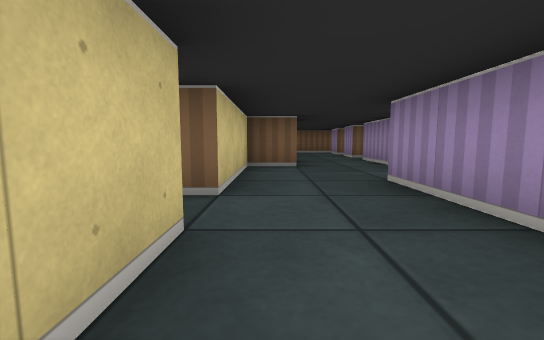
[1] (above)

16 first-person views from a walk through a cub3D maze. The camera is about half as high as the walls, tilts 6° down and sees 90° across. The floor is counted in squares. Each view is taken from the middle of a square. On the plan, view 1 faces up. The plan holds only what a view shows up to about 9 squares ahead; the rest is blank.

[2]
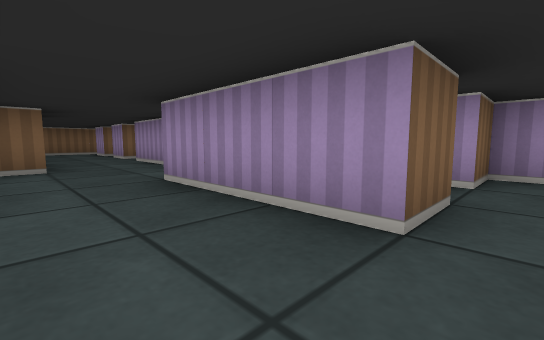

[3]
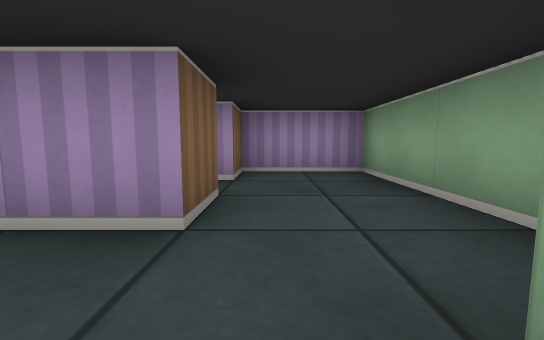

[4]
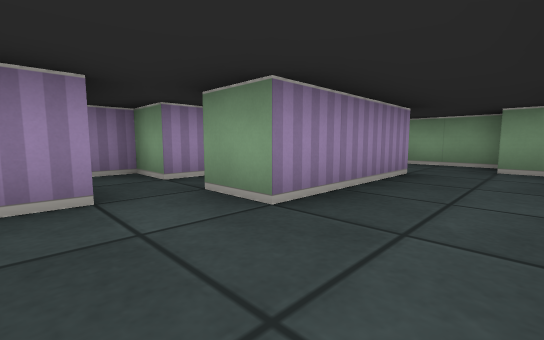

[5]
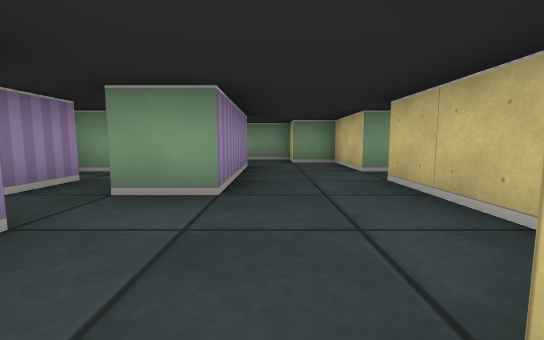

[6]
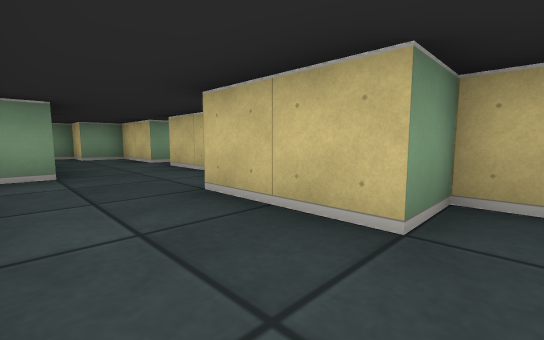

[7]
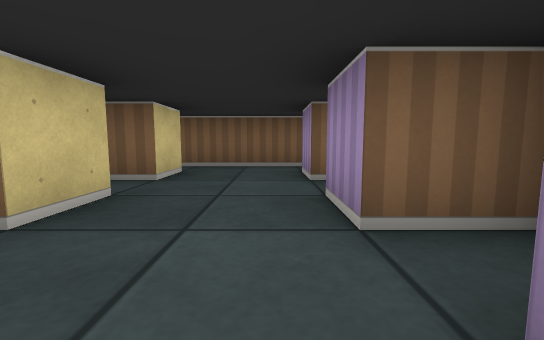

[8]
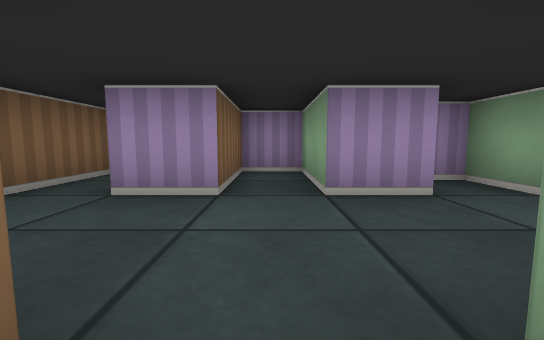

[9]
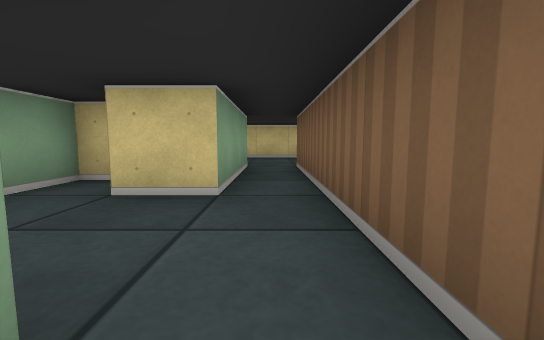

[10]
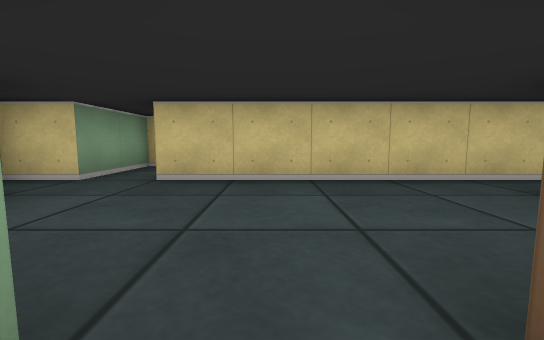

[11]
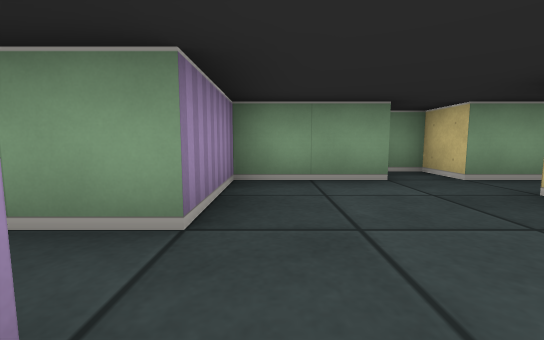

[12]
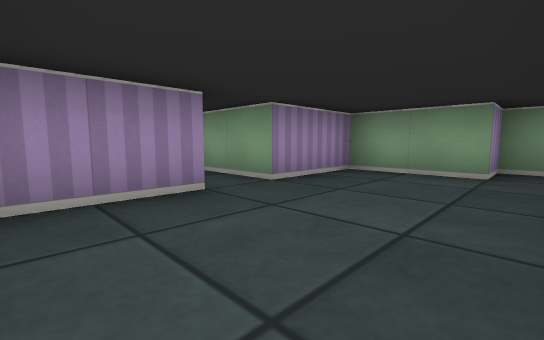

[13]
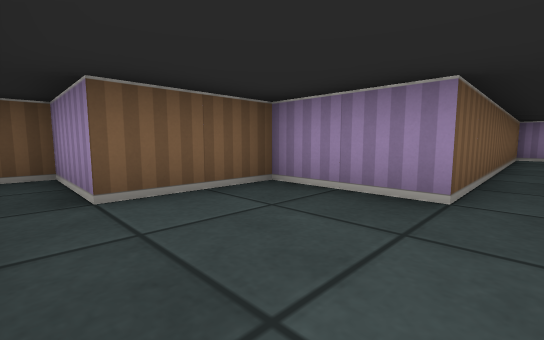

[14]
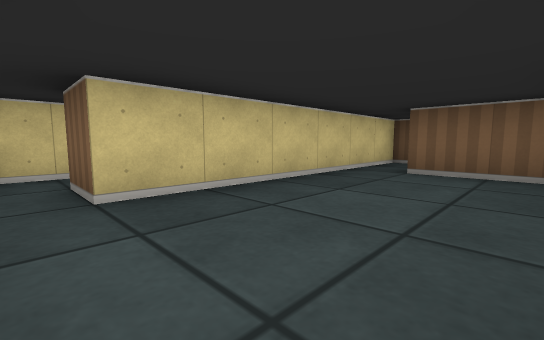

[15]
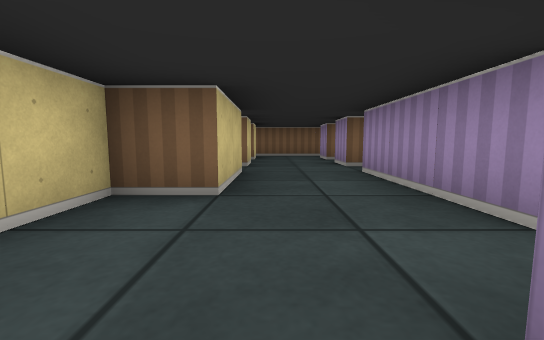

[16]
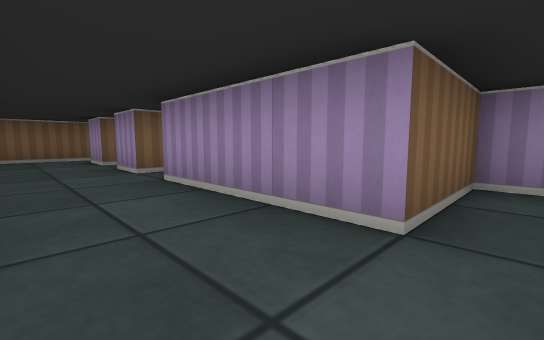

### Floor plan
Points are (right, up) in squares from view 1. A wall is a line through its corners. A room is listed if a view was taken in it or the views show most of it. See-through windows are left out.
Room 1 (views 1, 2, 3)
walls: (-0.5, 0.5) (-0.5, -0.5) (0.5, -0.5) (0.5, -1.5) (2.5, -1.5); (2.6, 0.5) (1.5, 0.5)
ways out: opening at (0.5, 1) to room 5; opening at (2, -0.5) to room 6
Room 2 (views 4, 5, 6, 7, 16)
walls: (1.5, 3.5) (2.5, 3.5); (3.5, 2.5) (3.5, 3.5) (4.5, 3.5) (4.5, 4.5) (2.5, 4.5) (2.5, 7.5) (3.5, 7.5) (3.5, 8); (3.6, 1.5) (4.2, 1.5); (3.6, 8.5) (2.5, 8.5); (-0.5, 8.1) (-0.5, 7.5) (0.5, 7.5) (0.5, 5.5) (-0.5, 5.5) (-0.5, 3.5)
ways out: opening at (1.5, 9) to room 3; opening at (0.5, 3) to room 5; opening at (3, 2) to room 6
Room 3 (view 8)
walls: (0.5, 10.5) (-0.1, 10.5); (2.5, 8.5) (2.5, 9.5) (4.5, 9.5) (4.5, 10.5) (2.5, 10.5); (-0.5, 10) (-0.5, 9.5) (0.5, 9.5) (0.5, 8.5)
ways out: opening at (1.5, 9) to room 2; opening at (1.5, 11) to room 4
Room 4 (views 9, 10, 11, 12, 13, 14)
walls: (-5.5, 9.5) (-5.5, 8.5) (-4.5, 8.5) (-4.5, 9.5) (-2.5, 9.5) (-2.5, 11.5) (0.5, 11.5) (0.5, 10.5); (2.5, 10.5) (2.5, 11.5); (4.5, 12) (4.5, 12.5) (-2.5, 12.5) (-2.5, 14.5) (-4.5, 14.5) (-4.5, 16.5) (-5.5, 16.5) (-5.5, 10.5)
ways out: opening at (1.5, 11) to room 3; opening at (-6, 10)
Room 5 (view 15)
walls: (-0.5, 1.5) (-0.5, 0.5); (-0.5, 3.5) (-0.5, 2.5); (1.5, 0.5) (1.5, 3.5)
ways out: opening at (0.5, 1) to room 1; opening at (0.5, 3) to room 2; opening at (-1.5, 2)
Room 6 (no view inside)
walls: (2.5, -1.5) (4.5, -1.5) (4.5, 0.5) (3.5, 0.5)
ways out: opening at (2, -0.5) to room 1; opening at (3, 2) to room 2

Positions as (right, up) in squares from view 1, and headings:
1: (0, 0), facing up
2: (0, 0), facing up-right
3: (0, 0), facing right
4: (0, 5), facing down-right
5: (1, 6), facing down
6: (2, 8), facing down-left
7: (2, 7), facing up
8: (0, 10), facing right
9: (3, 12), facing left
10: (-2, 12), facing left
11: (-3, 13), facing down
12: (-5, 14), facing down-right
13: (-5, 12), facing up-right
14: (-3, 10), facing up-left
15: (1, 3), facing up
16: (1, 4), facing up-right
